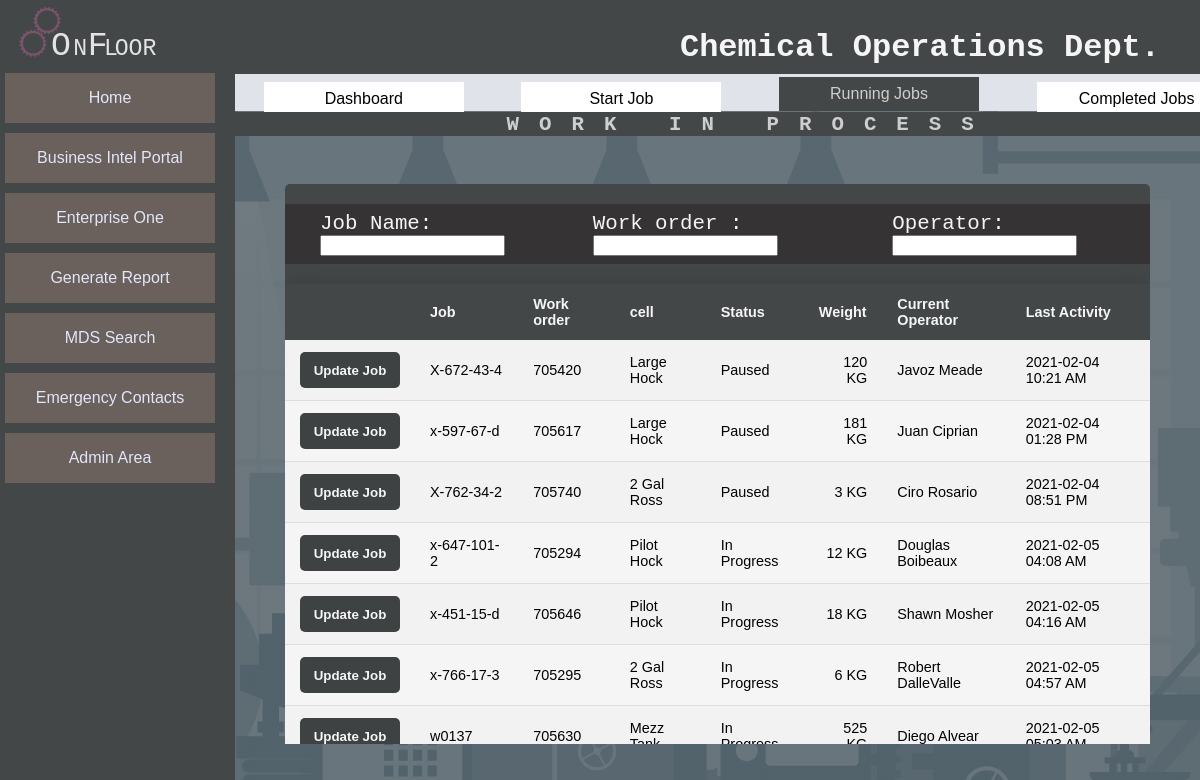
The app's page /runningjobs/ with its own data.
### tables this page shows
CREATE TABLE `Job_Record` (
	`Job_ID` INTEGER NOT NULL PRIMARY KEY AUTOINCREMENT,
	`Job` TEXT,
	`Work_Order` TEXT,
	`Job_Weight`  INTEGER NOT NULL,
	`Work_Cell`  INTEGER NOT NULL,
	`Job_Type`  INTEGER NOT NULL,
	`Job_Status` INTEGER NOT NULL,
	`Start_Time` TEXT,
	`Notes` TEXT,
	`In-Process_Testing` INEGER,
	`Pre_Adjustment` INTEGER,
	`End_Time` TEXT,
	`Total_Operations` INTEGER,
	`Start_Date` TEXT,
	`End_Date` TEXT,
	`Last_Operation` INTEGER
);

### app.py (the view, shortened to what this page needs)
@app.route("/runningjobs/", methods=['POST','GET'])
def runningJobs():
    page = "WORK IN PROCESS"
    jobList = DB.getRunningJobsList()
    jobs = []
    for job in jobList:
        jobs.append({
            'jobID':job[0],
            'job':job[1],
            'workorder':job[2],
            'cell':job[3],
            'status':job[4],
            'weight':job[5],
            'operator':job[7],
            'timestamp':job[8],})
    return render_template('runningjobs.html', jobs=jobs, page=page)

### data/DB.py (called while the page is built)
def make_connection():
    connection_String = "C:\\Users\\stephenb\\Desktop\\project x\\data\\JT_DATA.db" #work
    return sqlite3.connect(connection_String)

def end_connection(conn):
    conn.close()

def getRunningJobsList():
    conn = make_connection()
    c = conn.cursor()
    SQL = Q.SelectRunningJobList()
    c.execute(SQL)
    items = c.fetchall()
    end_connection(conn)
    return items

### data/SQL.py (called while the page is built)
def SelectRunningJobList():
    SQL = "SELECT jr.Job_ID, jr.Job, jr.Work_Order, wc.Cell, js.Status, Job_Weight AS [Weight], "
    SQL += "MAX(a.Activity_ID) AS [Activity ID], o.First_Name || ' '|| o.Last_Name AS [Current Operator], "
    SQL += "a.Activity_Date ||' '|| a.Activity_Time AS [Last Activity] "
    SQL += "FROM Job_Record jr JOIN Activity a on a.Job_Id = jr.Job_ID "
    SQL += "JOIN Work_Cells wc ON wc.Cell_ID = jr.Work_Cell "
    SQL +=  "JOIN Job_Status js ON js.Status_ID = jr.Job_Status "
    SQL +=  "JOIN Operators o On a.Operator = o.Operator_ID "
    SQL += "WHERE jr.Job_Status IN (1,3,7) "
    SQL += "GROUP BY a.Job_Id;"
    return SQL

### templates/runningjobs.html (shortened to what this page needs)
{% extends "layout.html"%}
{% block body%}
        <div class="content-row-table">
            <div class='table-header-running-jobs'>
                <form action="#">
                 <div>
                    <label for="filter1">Job Name: </label>
                    <input type="text" id='filter1'>
                 </div>
                 <div>
                    <label for="filter1">Work order : </label>
                    <input type="text" id='filter1'>
                 </div>
                 <div>
                    <label for="filter1">Operator: </label>
                    <input type="text" id='filter1'>
                 </div>
                </form>
            </div>
            <table class="Job-list-table">
               <thead>
                <tr>
                    <th></th>
                    <th>Job</th>
                    <th>Work order</th>
                    <th>cell</th>
                    <th>Status</th>
                    <th>Weight</th>
                    <th>Current Operator</th>
                    <th>Last Activity</th>
                </tr>
            </thead>
               <div class="table-body">
                    <tbody>
                        {% for job in jobs  %}
                        <tr>
                        <td class="tbl-link">
                            <form action="" method="POST">
                                <input class="table-sub-button" type="submit" name="" value='Update Job'/>
                            </form>
                        </td>
                            <td>{{job['job']}}</td>
                            <td>{{job['workorder']}}</td>
                            <td>{{job['cell']}}</td>
                            <td>{{job['status']}}</td>
                            <td style="text-align: right;">{{job['weight']}} KG</td>
                            <td>{{job['operator']}}</td>
                            <td>{{job['timestamp']}}</td>
                        </tr>
                     {% endfor %}
                    </tbody>
                </div>
            </table>
    </div>
      {% endblock %}

### static/style.css (style rules this page uses)
*, *::before, *::after { box-sizing:border-box; }
html,body { margin: 0; height: 100%; background: linear-gradient( rgba(88, 100, 107, 0.85), rgba(88, 100, 107, 0.85) ), url(./images/factory_background.jpg); background-attachment:fixed; font-family: Verdana, Geneva, Tahoma, sans-serif; font-size: 16px; }
.content-row-table { background-color: #f5f5f5; border-radius: 5px 5px 0 0; max-height: 560px; overflow-x: scroll; }
.Job-list-table { border-collapse: collapse; width: 100%; margin:0; font-size: 0.9em; min-width: 860px; background-color: #f5f5f5; box-shadow: 0 0 20px rgba(0,0,0, 0.15); }
.table-header-running-jobs { height: 100px; background-color: #444748; display: flex; justify-content: center; align-items: center; }
.table-header-running-jobs form { display: flex; justify-content: space-evenly; background-color: #353333; height: 60px; align-items: center; padding: 10px; }
.table-header-running-jobs form div { margin: 0 25px; }
.table-header-running-jobs form label { color: #f5f5f5; font-size: 1.3em; font-family: 'Courier New', Courier, monospace; }
.Job-list-table thead tr { background-color: #444748; color: #f5f5f5; text-align: left; font-weight: bold; }
.Job-list-table th { background-color: #444748; position: sticky; top:0; }
.Job-list-table th, .Job-list-table td { padding: 12px 15px; }
.Job-list-table tbody tr { border-bottom: 1px solid #dddddd; }
.Job-list-table tbody tr:nth-of-type(odd) { background:#f2f2f2; }
.table-sub-button { height: 36px; background-color: #3f4242; border: none; color:#f5f5f5; min-width: 100px; font-weight: bold; border-radius: 5px; }

### records on screen
Job_Record: job "X-672-43-4", workorder "705420", cell "Large Hock", status "Paused", weight "120", operator "Javoz Meade", timestamp "2021-02-04 10:21 AM"
Job_Record: job "x-597-67-d", workorder "705617", cell "Large Hock", status "Paused", weight "181", operator "Juan Ciprian", timestamp "2021-02-04 01:28 PM"
Job_Record: job "X-762-34-2", workorder "705740", cell "2 Gal Ross", status "Paused", weight "3", operator "Ciro Rosario", timestamp "2021-02-04 08:51 PM"
Job_Record: job "x-647-101-2", workorder "705294", cell "Pilot Hock", status "In Progress", weight "12", operator "Douglas Boibeaux", timestamp "2021-02-05 04:08 AM"
Job_Record: job "x-451-15-d", workorder "705646", cell "Pilot Hock", status "In Progress", weight "18", operator "Shawn Mosher", timestamp "2021-02-05 04:16 AM"
Job_Record: job "x-766-17-3", workorder "705295", cell "2 Gal Ross", status "In Progress", weight "6", operator "Robert DalleValle", timestamp "2021-02-05 04:57 AM"
Job_Record: job "w0137", workorder "705630", cell "Mezz…", status "In…", weight "525", operator "Diego Alvear", timestamp "2021-02-05…"

### other values on screen
{{ page }} "WORK IN PROCESS"
